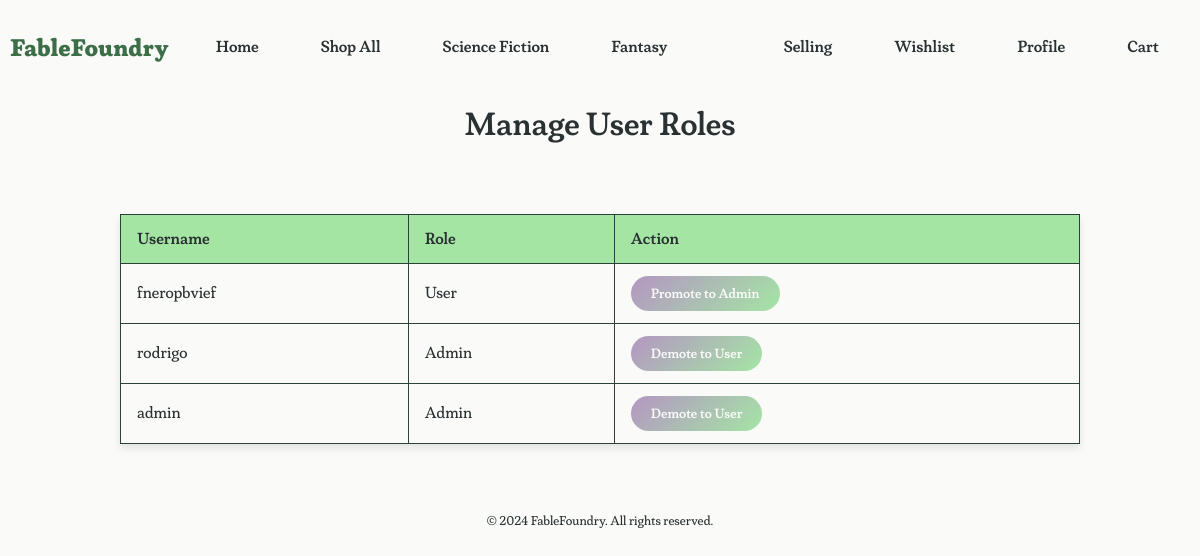
The page /root/web/make_admin.php (signed in) on the database its author committed.
### tables this page shows
CREATE TABLE genres (
    genre_id INTEGER PRIMARY KEY AUTOINCREMENT,
    name TEXT NOT NULL,
    description TEXT
);

CREATE TABLE users (
    user_id INTEGER PRIMARY KEY AUTOINCREMENT,
    name TEXT NOT NULL,
    username TEXT UNIQUE NOT NULL,
    password TEXT NOT NULL,
    email TEXT UNIQUE NOT NULL,
    role TEXT NOT NULL CHECK(role IN ('User', 'Admin')),
    profile_picture_url TEXT,
    registered_date DATE NOT NULL,
    bio TEXT
);

### root/web/make_admin.php (the view, shortened to what this page needs)
<?php
include 'db.php';
$usersStmt = $conn->prepare("SELECT user_id, username, role FROM users");
$usersStmt->execute();
$users = $usersStmt->fetchAll(PDO::FETCH_ASSOC);
?>
<!DOCTYPE html>
<html lang="en">
<head>
    <link rel="stylesheet" href="style2.css">
</head>
<body>
    <header>
        <h2 class="logo-title"><a href="../index.php">FableFoundry</a></h2>
        <nav class="nav-left">
            <ul>
                <li><a href="../index.php">Home</a></li>
                <li><a href="lookups.php">Shop All</a></li>
                <?php
                $sql = "SELECT genre_id, name FROM genres LIMIT 2";
                $stmt = $conn->query($sql);
                $genres = $stmt->fetchAll(PDO::FETCH_ASSOC);
                foreach ($genres as $genre) {
                    echo '<li><a href="lookups.php?genre=' . $genre['genre_id'] . '">' . $genre['name'] . '</a></li>';
                }
                ?>
            </ul>
        </nav>
        <nav class="nav-right">
            <ul>
                <li><a href="selling.php">Selling</a></li>
                <li><a href="wishlist.php">Wishlist</a></li>
                <li><a href="profile.php">Profile</a></li>
                <li><a href="cart.php">Cart</a></li>
            </ul>
        </nav>
    </header>
    <main class="manage-users-container">
        <h1>Manage User Roles</h1>
        <table class="user-table">
            <thead>
                <tr>
                    <th>Username</th>
                    <th>Role</th>
                    <th>Action</th>
                </tr>
            </thead>
            <tbody>
                <?php foreach ($users as $user): ?>
                    <tr>
                        <td><?php echo htmlspecialchars($user['username']); ?></td>
                        <td><?php echo htmlspecialchars($user['role']); ?></td>
                        <td>
                            <?php if ($user['role'] === 'User'): ?>
                                <form method="POST" style="display:inline;">
                                    <button type="submit" class="promote-button">Promote to Admin</button>
                                </form>
                            <?php else: ?>
                                <form method="POST" style="display:inline;">
                                    <button type="submit" class="demote-button">Demote to User</button>
                                </form>
                            <?php endif; ?>
                        </td>
                    </tr>
                <?php endforeach; ?>
            </tbody>
        </table>
    </main>
    <footer>
        <p>© 2024 FableFoundry. All rights reserved.</p>
    </footer>
</body>
</html>

### root/web/style2.css (style rules this page uses)
:root { --pastel-blue: #AEC6CF; --pastel-red: #C9A0DC; --pastel-green: #a4e5a4; --pastel-yellow: #FDFD96; --darker-pastel-green: #6dbd6d; --moss-green: #2A4238; --forest-green: #3C6E47; --muted-rose: #D0B6B1; --dusky-pink: #AA8A86; --blue-grey: #A0AEB2; --almost-white: #FAFAF9; --text-dark: #2A3132; --button-pastel-purple: #c7add3; --button-hover-purple: #b496c2; --darker-forest-green: #2A4238; --balloon-box-color: #3B554B; }
main { margin-top: 10em; }
body { font-family: 'CustomFont', Arial, sans-serif; background-color: var(--almost-white); margin: 0; padding: 0; }
header { background-color: var(--almost-white); padding: 1rem; display: flex; align-items: center; justify-content: space-between; position: fixed; top: 0; left: 0; width: 100%; z-index: 1000; }
nav { font-family: 'CustomFontSemi', Arial, sans-serif; display: flex; justify-content: flex-end; margin-right: 1.25rem; flex: 2; }
.logo-title { font-family: 'CustomFontBold', Arial, sans-serif; color: var(--forest-green); margin-right: 1rem; }
.logo-title a { text-decoration: none; color: var(--forest-green); }
.nav-left, .nav-right { list-style-type: none; padding: 0; margin: 0; display: flex; }
.nav-left { float: left; }
.nav-right { float: right; margin-right: 1.25rem; }
nav ul { list-style-type: none; margin: 0; padding: 0; display: flex; }
nav ul li { padding: 0 0.9375rem; }
.nav-left li, .nav-right li { padding: 0 0.9375rem; }
.nav-left li a, .nav-right li a { text-decoration: none; color: var(--text-dark); padding: 0.5rem 1rem; border-radius: 1.25rem; }
nav ul li a { text-decoration: none; color: var(--text-dark); border-radius: 1.25rem; padding: 0.625rem 0.9375rem; transition: background-color 0.05s; white-space: nowrap; }
footer { color: var(--text-dark); text-align: center; padding: 0.625rem 0; }
h1 { font-family: 'CustomFontSemi', sans-serif; color: var(--text-dark); padding-bottom: 1.25rem; text-align: center; }
header, footer { padding: 0.625rem; text-align: center; }
footer { font-size: 0.8em; margin-top: 1.25rem; }
a { color: var(--darker-forest-green); text-decoration: none; }
.user-table { width: 100%; border-collapse: collapse; margin-top: 1.25rem; }
.user-table th, .user-table td { padding: 0.75rem; text-align: left; border-bottom: 1px solid var(--moss-green); }
.user-table th { background-color: var(--pastel-green); color: var(--text-dark); font-family: 'CustomFontSemi', Arial, sans-serif; }
.user-table td { font-family: 'CustomFontLight', Arial, sans-serif; color: var(--text-dark); }
.promote-button { background-color: var(--darker-pastel-green); color: var(--almost-white); }
.demote-button { background-color: var(--pastel-red); color: var(--almost-white); }

### root/web/make_admin.php (style rules this page uses)
.manage-users-container { display: flex; flex-direction: column; align-items: center; margin-top: 5rem; }
.user-table { width: 80%; border-collapse: collapse; margin: 1.5rem 0; box-shadow: 0 0.25rem 0.5rem rgba(0, 0, 0, 0.1); }
.user-table th, .user-table td { border: 1px solid var(--darker-forest-green); padding: 0.75rem 1rem; text-align: left; }
.user-table th { background-color: var(--pastel-green); color: var(--text-dark); font-family: 'CustomFontSemi'; }
.user-table td { background-color: var(--almost-white); color: var(--text-dark); font-family: 'CustomFont'; }
.promote-button, .demote-button { font-family: 'CustomFontSemi'; background: linear-gradient(135deg, var(--button-hover-purple) 0%, var(--pastel-green) 100%); color: var(--almost-white); border: none; padding: 0.5rem 1.25rem; border-radius: 1.25rem; cursor: pointer; text-align: center; transition: transform 0.3s, box-shadow 0.3s; }

### rows shown on the page
genres: name "Science Fiction"
genres: name "Fantasy"
users: username "fneropbvief", role "User"
users: username "rodrigo", role "Admin"
users: username "admin", role "Admin"
